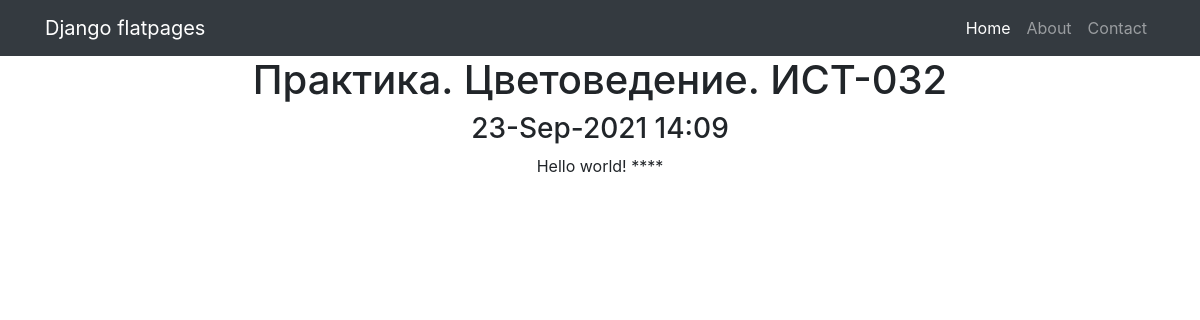
Screenshot of /news/1 with the database file from the repository.
### news/models.py (models this page shows, shortened)
class Post(models.Model):
    author = models.ForeignKey('Author', on_delete=models.CASCADE)
    news = 'NW'
    article = 'AR'
    CONTENT = [
        (news,'Новости'),
        (article,'Статья')
    ]
    choice = models.CharField(max_length=2, choices=CONTENT, default = news)
    time_create = models.DateTimeField(auto_now_add= True)
    title = models.CharField(max_length=255)
    text = models.TextField()
    rating = models.IntegerField(default=1)
    categories = models.ManyToManyField(Category, through='PostCategory')

### news/views.py (the view)
# urls.py: path('<int:pk>', PostDetail.as_view())
class PostDetail(DetailView):
    model = Post
    template_name = 'new.html'
    context_object_name = 'post'

### news/templatetags/custom_filter.py (called while the page is built)
@register.filter(name='censor')
def censor(value):
    text = value.split()
    for word in text:
        if word.lower() in CENSORED:
            value = value.replace(word, '****')
    return value

### templates/new.html (shortened to what this page needs)
{% extends 'flatpages/default.html' %}
{% load custom_filter %}
{% block content %}
<h1>{{ post.title }}</h1>
<h3>{{post.time_create | date:"d-M-Y H:m"}}</h3>
<div>
        <p>{{ post.text | censor }}</p>
</div>
{% endblock content %}

### rows the page displays
Post: title "Практика. Цветоведение. ИСТ-032", time_create "23-Sep-2021 14:09", text|censor "Hello world! ****"
